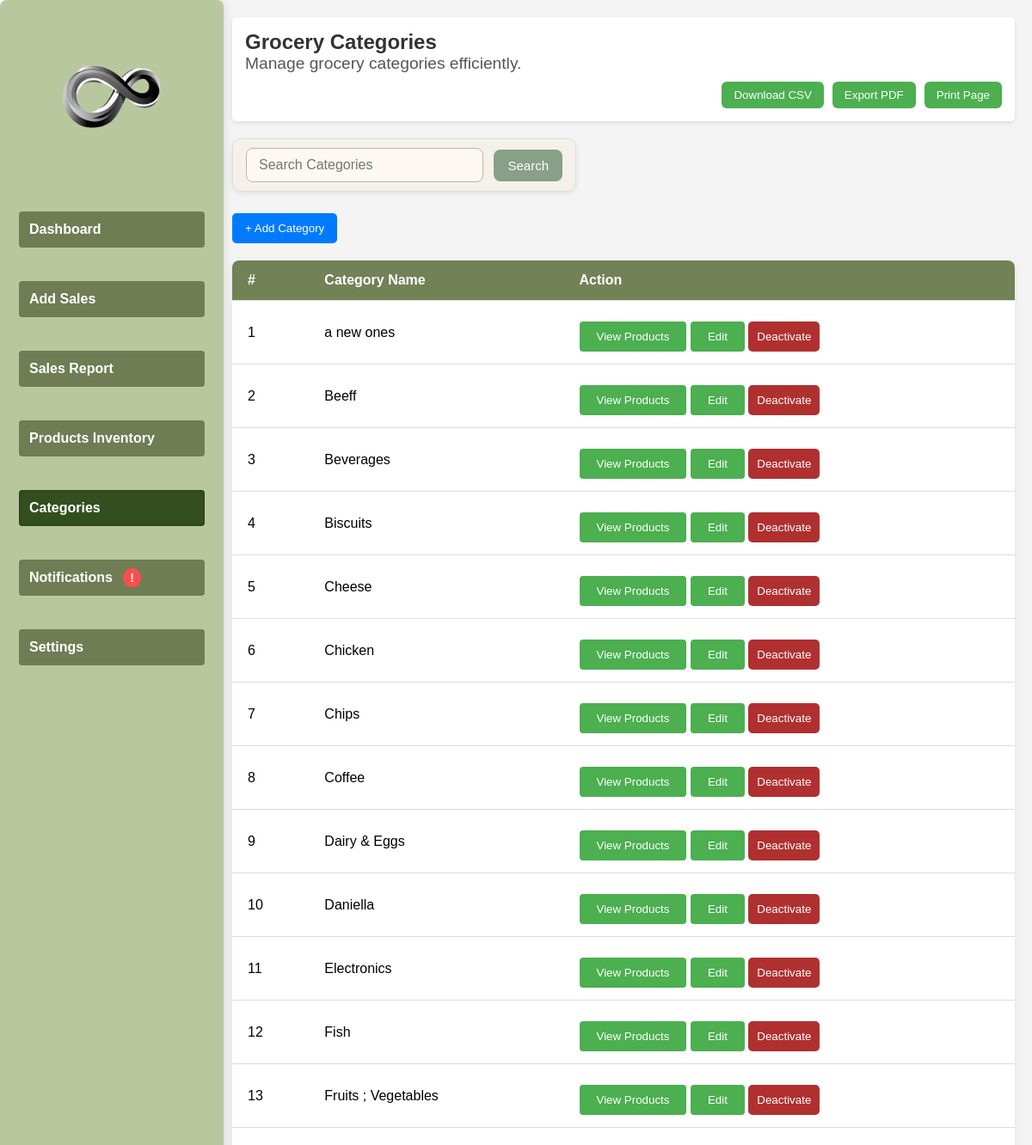
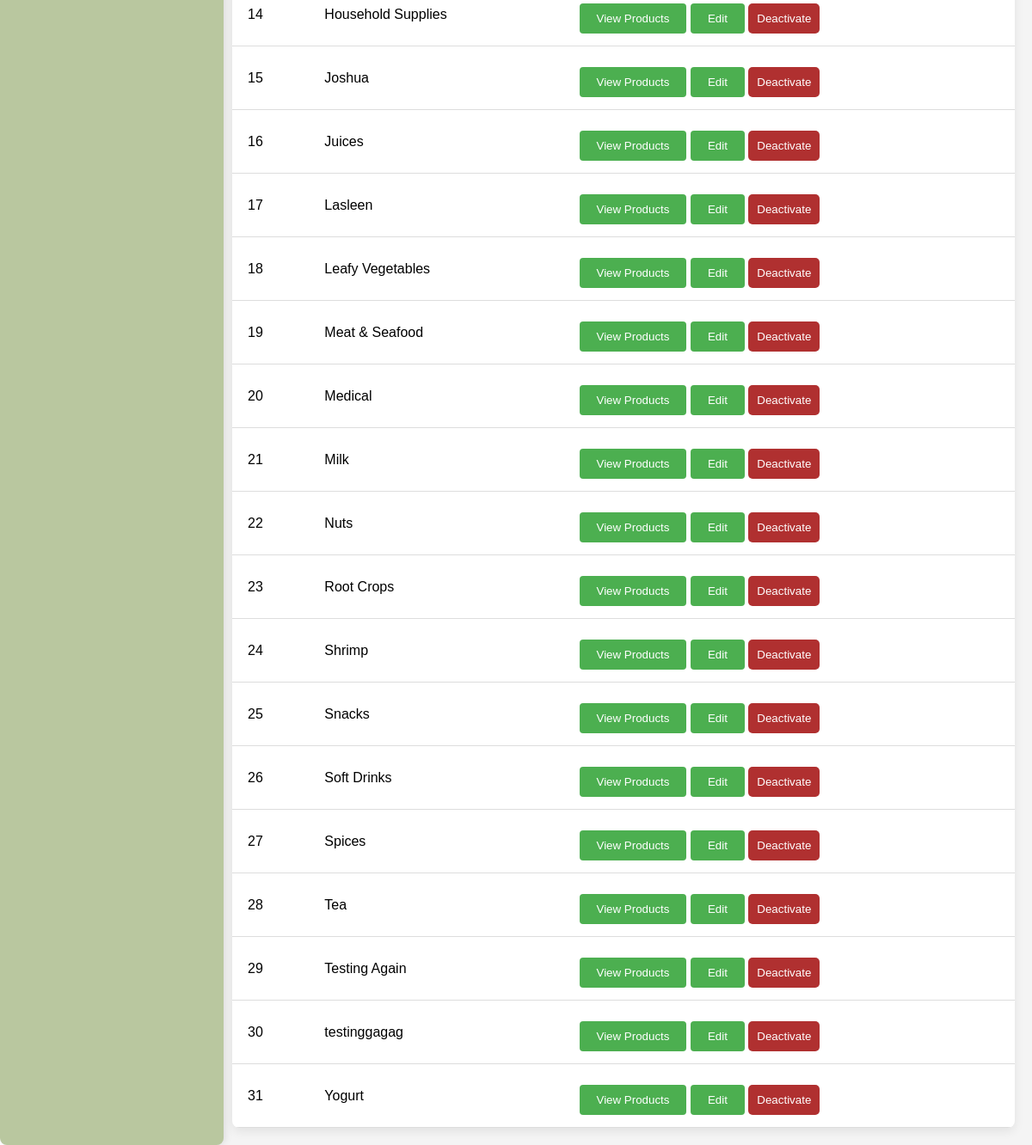
Screenshot of /Categories (signed in) with the database file from the repository (2 pictures, top to bottom).
### tables this page shows
CREATE TABLE `categories` (
  `id` int(11) NOT NULL AUTO_INCREMENT,
  `category_name` varchar(255) NOT NULL,
  `parent_id` int(11) DEFAULT NULL,
  `status` enum('active','inactive') DEFAULT 'active',
  `created_at` timestamp NOT NULL DEFAULT current_timestamp(),
  `updated_at` timestamp NOT NULL DEFAULT current_timestamp() ON UPDATE current_timestamp(),
  PRIMARY KEY (`id`),
  KEY `parent_id` (`parent_id`),
  CONSTRAINT `categories_ibfk_1` FOREIGN KEY (`parent_id`) REFERENCES `categories` (`id`) ON DELETE CASCADE
);

### controllers/CategoryController.php (called while the page is built, shortened)
<?php
require_once $_SERVER['DOCUMENT_ROOT'] . '/POSu/models/CategoryModel.php';
class CategoryController {
    private $categoryModel;
    public function __construct() {
        $this->categoryModel = new CategoryModel();
    }
    public function categories() {
        $categories = $this->categoryModel->getActiveCategories();
        require_once($_SERVER['DOCUMENT_ROOT'] . '/POSu/views/categories.php');
    }
    public function index() {
        return $this->categoryModel->getActiveCategories();
    }
}
?>

### models/CategoryModel.php (called while the page is built, shortened)
<?php
require_once $_SERVER['DOCUMENT_ROOT'] . '/POSu/database.php';
class CategoryModel {
    private $conn;
    public function __construct() {
        $database = new Database();
        $this->conn = $database->getConnection();
    }
    public function getActiveCategories() {
        $sql = "SELECT * FROM categories WHERE status = 'active' ORDER BY category_name ASC";
        $stmt = $this->conn->prepare($sql);
        $stmt->execute();
        return $stmt->fetchAll(PDO::FETCH_ASSOC);
    }
}
?>

### database.php (called while the page is built)
<?php
class Database {
    private static $host     = null;
    private static $dbname   = null;
    private static $username = null;
    private static $password = null;
    private static $port     = '3306';
    private static $conn     = null;
    public static function getConnection() {
        if (self::$conn === null) {
            self::$host     = getenv('MYSQLHOST')     ?: getenv('DB_HOST')     ?: 'localhost';
            self::$dbname   = getenv('MYSQLDATABASE') ?: getenv('DB_NAME')     ?: 'railway';
            self::$username = getenv('MYSQLUSER')     ?: getenv('DB_USER')     ?: 'root';
            self::$password = getenv('MYSQLPASSWORD') ?: getenv('DB_PASSWORD') ?: '';
            self::$port     = getenv('MYSQLPORT')     ?: getenv('DB_PORT')     ?: '3306';
            try {
                self::$conn = new PDO(
                    "mysql:host=" . self::$host . ";port=" . self::$port . ";dbname=" . self::$dbname,
                    self::$username,
                    self::$password
                );
                self::$conn->setAttribute(PDO::ATTR_ERRMODE, PDO::ERRMODE_EXCEPTION);
            } catch (PDOException $exception) {
                echo "Connection error: " . $exception->getMessage();
            }
        }
        return self::$conn;
    }
}
?>

### views/categories.php (the view, shortened to what this page needs)
<?php
require_once $_SERVER['DOCUMENT_ROOT'] . '/POSu/controllers/CategoryController.php';
$categoryController = new CategoryController();
$categories = $categoryController->index();
?>
<!DOCTYPE html>
<html lang="en">
<head>
<link rel="stylesheet" href="/POSu/styles/stylee.css">
<link rel="stylesheet" href="/POSu/styles/categories-style.css?v=<?= time(); ?>">
</head>
<body>
<div class="dashboard">
    <?php include $_SERVER['DOCUMENT_ROOT'] . '/POSu/includes/sidebar.php'; ?>
    <main class="main-content">
        <header class="header">
            <h1>Grocery Categories</h1>
            <p>Manage grocery categories efficiently.</p>
<div class="actions" style="display:flex; justify-content:flex-end; gap:10px; margin-top:10px;">
    <button class="btn-download" onclick="downloadFilteredCSV()">Download CSV</button>
    <button class="btn-download" onclick="exportCategoriesPDF()">Export PDF</button>
    <button class="btn-download" onclick="window.print()">Print Page</button>
</div>
        </header>
        <div class="top-bar">
            <div class="search-bar">
                <input type="text" id="searchInput" placeholder="Search Categories" oninput="searchCategories()">
                <button id="search-btn" onclick="searchCategories()">Search</button>
            </div>
            <?php if (isset($_SESSION['role']) && $_SESSION['role'] === 'admin'): ?>
                <button class="add-btn" onclick="openAddModal()">+ Add Category</button>
            <?php endif; ?>
        </div>
        <div class="categories-table">
            <table>
                <thead>
                    <tr>
                        <th>#</th>
                        <th>Category Name</th>
                        <th>Action</th>
                    </tr>
                </thead>
                <tbody>
                    <?php foreach ($categories as $index => $category): ?>
                        <tr data-category-name="<?= strtolower($category['category_name']); ?>">
                            <td><?= $index + 1; ?></td>
                            <td><?= htmlspecialchars($category['category_name']); ?></td>
                            <td>
                                <button class="save-btn" onclick="viewProducts('<?= htmlspecialchars($category['category_name'], ENT_QUOTES); ?>')">View Products</button>
                                <?php if (isset($_SESSION['role']) && $_SESSION['role'] === 'admin'): ?>
                                    <button class="save-btn" onclick="openEditModal(<?= $category['id']; ?>, '<?= htmlspecialchars($category['category_name'], ENT_QUOTES); ?>')">Edit</button>
                                    <form method="POST" action="/POSu/controllers/CategoryController.php" style="display:inline;" onsubmit="return confirm('Are you sure you want to deactivate this category?');">
                                        <button type="submit" class="cancel-btn">Deactivate</button>
                                    </form>
                                <?php endif; ?>
                            </td>
                        </tr>
                    <?php endforeach; ?>
                </tbody>
            </table>
        </div>
    </main>
</div>
</body>
</html>

### index.php (shortened to what this page needs)
<?php
$url = isset($_GET["url"])
    ? explode("/", filter_var(trim($_GET["url"], "/"), FILTER_SANITIZE_URL))
    : ["dashboard"];
require_once "controllers/CategoryController.php";
$categoryController = new CategoryController();
switch (strtolower($url[0])) {
    case "categories":
        $categoryController->categories();
        break;
}

### includes/sidebar.php (shortened to what this page needs)
<?php
$role = $_SESSION['role'] ?? 'cashier';
$current_page = basename($_SERVER['REQUEST_URI']);
function checkNotifications() {
    $nearExpiryCount = 3;
    $lowStockCount = 2;
    return ($nearExpiryCount > 0 || $lowStockCount > 0);
}
?>
<aside class="sidebar">
    <div class="sidebar-header">
        <a href="/POSu/dashboard" class="sidebar-brand">
            <img src="/POSu/images/logo.png" alt="Logo">
        </a>
    </div>
    <ul class="nav">
        <li><a class="nav-link <?= (strpos($current_page, 'dashboard') !== false) ? 'active' : '' ?>" href="/POSu/dashboard">Dashboard</a></li>
        <li><a class="nav-link <?= (strpos($current_page, 'ADD-SALES-PAGE') !== false) ? 'active' : '' ?>" href="/POSu/ADD-SALES-PAGE">Add Sales</a></li>
        <?php if ($role === 'admin'): ?>
            <li><a class="nav-link <?= (strpos($current_page, 'sales') !== false) ? 'active' : '' ?>" href="/POSu/sales">Sales Report</a></li>
        <?php endif; ?>
        <li><a class="nav-link <?= (strpos($current_page, 'products') !== false) ? 'active' : '' ?>" href="/POSu/products">Products Inventory</a></li>
        <li><a class="nav-link <?= (strpos($current_page, 'Categories') !== false) ? 'active' : '' ?>" href="/POSu/Categories">Categories</a></li>
        <li>
            <a class="nav-link <?= (strpos($current_page, 'notifications') !== false) ? 'active' : '' ?>" href="/POSu/views/notifications.php">
                Notifications
                <?php if (checkNotifications()): ?>
                    <span class="notification-badge">!</span>
                <?php endif; ?>
            </a>
        </li>
        <li><a class="nav-link <?= (strpos($current_page, 'settings') !== false) ? 'active' : '' ?>" href="/POSu/views/settings.php">Settings</a></li>
    </ul>
</aside>

### styles/stylee.css (style rules this page uses)
* { margin: 0; padding: 0; box-sizing: border-box; font-family: Arial, sans-serif; }
.dashboard { display: flex; height: 100vh; }
.main-content { flex-grow: 1; padding: 20px; background-color: #f4f7fc; }
.header h1 { font-size: 2.5em; color: #333; }
.header p { font-size: 1.2em; color: #555; }
.sidebar { width: 250px; height: 100vh; background: #222; color: white; padding: 20px; position: fixed; left: 0; top: 0; }
.sidebar ul { list-style: none; padding: 0; }
.sidebar ul li { padding: 12px; text-align: left; }
.sidebar ul li a { color: white; text-decoration: none; display: block; }
.main-content { margin-left: 250px; width: calc(100% - 250px); padding: 20px; background: #f4f4f4; min-height: 100vh; }
.header { background: #fff; padding: 15px; border-radius: 5px; box-shadow: 0 2px 5px rgba(0, 0, 0, 0.1); margin-bottom: 20px; }
.header h1 { color: #333; font-size: 24px; }
.add-btn { background: #007bff; color: white; border: none; padding: 10px 15px; border-radius: 5px; cursor: pointer; }
.search-bar { padding: 10px; width: 250px; border: 1px solid #ddd; border-radius: 5px; }
table { width: 100%; border-collapse: collapse; background: white; }
table th, table td { padding: 10px; text-align: left; border-bottom: 1px solid #ddd; }
table th { background: #007bff; color: white; }
.save-btn, .cancel-btn { padding: 10px 15px; border: none; cursor: pointer; border-radius: 5px; margin-top: 10px; }
.save-btn { background: #28a745; color: white; }
.cancel-btn { background: #dc3545; color: white; }
.btn-download { background-color: #4CAF50; color: white; border: none; padding: 8px 14px; border-radius: 6px; cursor: pointer; transition: background 0.3s; }

### styles/categories-style.css (style rules this page uses)
.main-content { flex-grow: 1; padding: 20px; overflow-y: auto; margin-left: 250px; }
.dashboard { display: flex; height: 100vh; align-items: flex-start; }
.sidebar { width: 250px; background: #d9b99b; color: #5a4638; padding: 20px; position: fixed; left: 0; top: 0; height: 100%; display: flex; flex-direction: column; transition: 0.3s; }
.save-btn { background: #8da888; color: white; padding: 10px; border-radius: 5px; cursor: pointer; transition: 0.3s; border: none; }
.cancel-btn { background: #b03030; color: white; padding: 10px; border-radius: 5px; cursor: pointer; transition: 0.3s; border: none; }
.search-bar { display: flex; align-items: stretch; gap: 10px; margin-bottom: 20px; padding: 8px 12px; border-radius: 12px; max-width: 400px; width: 100%; }
.search-bar input { padding: 8px 12px; border-radius: 5px; border: 1px solid #c89f78; background: #e8d9c6; }
.search-bar button { padding: 8px 12px; background-color: #8da888; color: white; border: none; cursor: pointer; border-radius: 8px; font-size: 14px; }
.categories-table table { width: 100%; border-collapse: collapse; margin-top: 20px; background-color: #fff; box-shadow: 0 4px 12px rgba(0,0,0,0.08); border-radius: 8px; overflow: hidden; }
.categories-table th, .categories-table td { padding: 14px 18px; border-bottom: 1px solid #ddd; text-align: left; }
.categories-table th { background-color: #728156; color: #fff; }
.search-bar { display: flex; align-items: center; gap: 12px; margin-bottom: 25px; background-color: #f5f1ea; padding: 10px 15px; border-radius: 10px; box-shadow: 0 2px 6px rgba(0, 0, 0, 0.08); }
.search-bar input[type="text"], .search-bar input[type="search"] { flex: 1; padding: 10px 14px; border-radius: 8px; border: 1px solid #c2b49b; background-color: #fdf8f1; font-size: 16px; outline: none; transition: 0.3s border-color ease; }
.search-bar button { padding: 10px 16px; background-color: #88a087; color: #fff; font-weight: 500; font-size: 15px; border: none; border-radius: 8px; cursor: pointer; transition: background-color 0.3s ease; }
.save-btn { padding: 10px 20px; background-color: #4CAF50; color: white; border: none; cursor: pointer; border-radius: 4px; text-align: center; }

### views/categories.php (style rules this page uses)
.btn-download { background-color: #4CAF50; color: white; border: none; padding: 8px 14px; border-radius: 6px; cursor: pointer; transition: background 0.3s; }

### rows the page displays
categories: category_name "a new ones"
categories: category_name "Beeff"
categories: category_name "Beverages"
categories: category_name "Biscuits"
categories: category_name "Cheese"
categories: category_name "Chicken"
categories: category_name "Chips"
categories: category_name "Coffee"
categories: category_name "Dairy & Eggs"
categories: category_name "Daniella"
categories: category_name "Electronics"
categories: category_name "Fish"
categories: category_name "Fruits ; Vegetables"
categories: category_name "Household Supplies"
categories: category_name "Joshua"
categories: category_name "Juices"
categories: category_name "Lasleen"
categories: category_name "Leafy Vegetables"
categories: category_name "Meat & Seafood"
categories: category_name "Medical"
categories: category_name "Milk"
categories: category_name "Nuts"
categories: category_name "Root Crops"
categories: category_name "Shrimp"
categories: category_name "Snacks"
categories: category_name "Soft Drinks"
categories: category_name "Spices"
categories: category_name "Tea"
categories: category_name "Testing Again"
categories: category_name "testinggagag"
categories: category_name "Yogurt"
